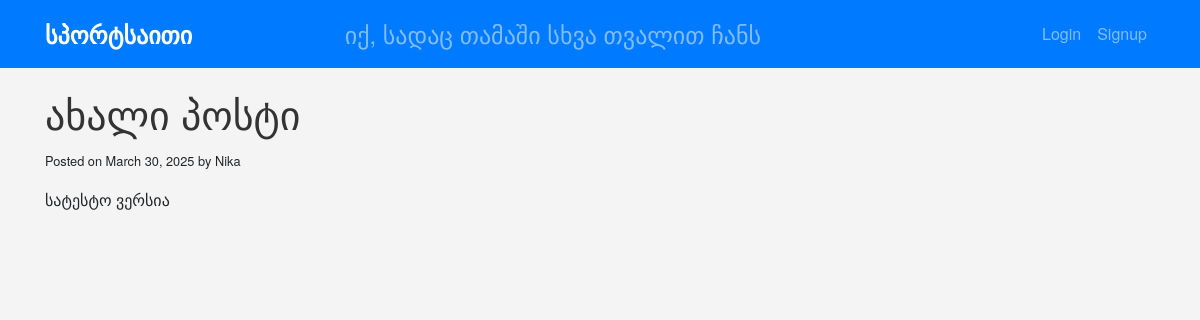
The app's page /post/1/ with its own data.
### blog/models.py (models this page shows, shortened)
class Post(models.Model):
    title = models.CharField(max_length=200)  # A text field for the post's title.
    content = models.TextField()              # A field for the post's content.
    date_posted = models.DateTimeField(auto_now_add=True)  # Automatically set the date/time when a post is created.
    author = models.ForeignKey(User, on_delete=models.CASCADE)  # Associates the post with a user.
    objects = models.Manager()

### blog/views.py (the view)
# urls.py: path('post/<int:pk>/', views.PostDetailView.as_view(), name='post-detail'),
class PostDetailView(DetailView):
    model = Post

### blog/templates/blog/post_detail.html (shortened to what this page needs)
{% extends "blog/base.html" %}
{% block content %}
  <h1>{{ object.title }}</h1>
  <p><small>Posted on {{ object.date_posted|date:"F j, Y" }} by {{ object.author }}</small></p>
  <div>
    {{ object.content }}
  </div>
{% endblock %}

### blog/static/css/sporty.css (style rules this page uses)
body { background-color: #f4f4f4; font-family: 'Helvetica Neue', Helvetica, Arial, sans-serif; }
h1, h2, h3 { font-family: 'Arial Black', sans-serif; color: #333; }

### records on screen
Post: title "ახალი პოსტი", date_posted "March 30, 2025", author "Nika", content "სატესტო ვერსია"
